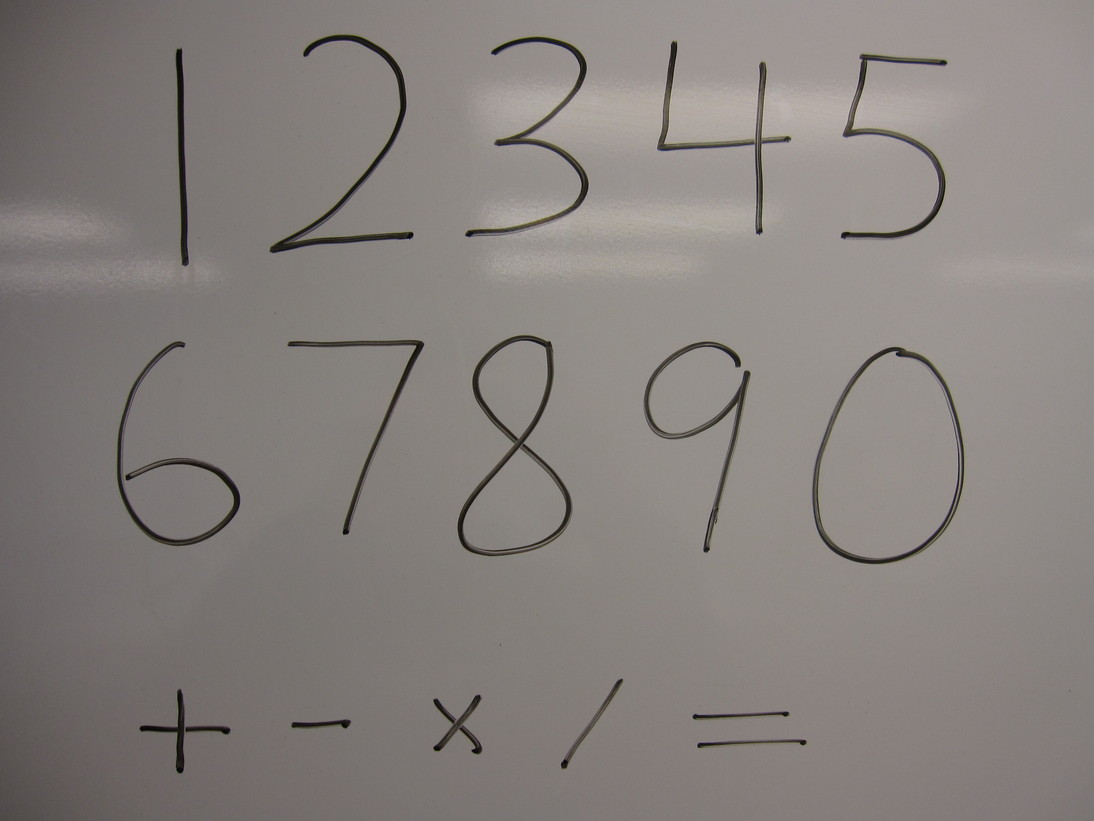
%> input picture src/image_segmentation/s_test1.JPG, 1094 x 821 px
$ octave --eval "result = findSymbols('s_test1.JPG');"   (GNU Octave 9; MATLAB toolbox functions it lacks are replaced by stand-ins)
%> lines starting %> are read from the running program, lines starting %| are printed output that depends on the picture; in (x1, y1, x2, y2) boxes, pixels count from 0 and x2, y2 are one past the last pixel; in counts of white or black regions, pixels touching at a corner belong together; the program's own positions count from 1
### src/image_segmentation/toBinary.m
function [BW] = toBinary(img, V)
    % Convert an image to a binary black and white image
    if nargin < 2
        V = 0;
    end

    % Convert to gray scale and apply contrast equalization
    grayimg = adapthisteq(rgb2gray(img));
    [r, c] = size(grayimg);

    % Use matlabs conversion to BW
    BW = ~im2bw(img, graythresh(img));
    show(BW, 'Intellegent Binary Thresholding', V);

    % Use kmeans algorithm to extract 2 colors
    K = BGvsEQ(grayimg, 2);
    show(K, 'Kmeans Conversion to Binary', V);

    % Find the edges of the image
    E = edge(grayimg, 'sobel');
    thresh = ceil(max(r, c) * .02); % Threshold to throw out an edge because it is too small
    E = bwareaopen(E, thresh); % Remove small edges
    show(E, 'Edges', V);

    % Calculate average width of symbol
    D = bwdist(E); % Get distance to edges
    show(uint8(D), 'Distance to Edges', V);
    M = imregionalmax(D) .* D; % Get peaks of local maximimums
    show(M, 'Local Maximimum of Distances to Edges', V);
    M(M==0) = NaN;
    W = nanmedian(nanmedian(M)) * 2; % Width of average symbol
    D = D < W; % Fill in the symbols that are within the width
    D = imerode(D, ones(W)); % Erode the extra
    show(D, 'Binary Image Found using Edges', V);

    % Combine (K & D & BW) inorder to flter out noise
    BW = K & D & BW;

    % Filter out symbols based on average size
    A = regionprops(bwlabel(BW), 'Area'); % Get areas of all regions
    thresh = ceil(mean(mean([A.Area])) * .2); % Threshhold to remove 1/10 of mean
    BW = bwareaopen(BW, thresh);
    show(BW, 'Final Binary Image', V);
end

function [out] = BGvsEQ(grayimg, K)
    % Extract the EQuation from the BackGround
    % Find "K" clusters in "grayimg" and return "out" as
    % resulting segmentation with regions labeled 0-(K-1)
    % starting with lighter to darker regions
    % Note: none deterministic, may not find all "K"
    grayimg = double(grayimg);
    [r, c, d] = size(grayimg);
    grayimg = reshape(grayimg, r*c, d); % Resize for use by kmeans
    idx = kmeans(grayimg, K, ...  % Compute K means
        'distance', 'sqEuclidean', ...
        'start', 'uniform', ...
        'emptyaction', 'singleton');
    % Resize back to image format, -1 to start regions at 0
    out = reshape(idx, r, c) - 1;
    idxD = find(out == K - 2); % Current dark region
    idxL = find(out == K - 1); % Current light region
    if (grayimg(idxD(1)) < grayimg(idxL(1))) % If the dark is actually lighter
        out = ~out; % Flip the 0's and 1's
    end
end

function show(img, cap, V)
    if V
        figure('Name', cap);
        imshow(img, 'border', 'tight');
    end
end

### src/image_segmentation/findSymbols.m
function [symbols] = findSymbols(img, V)
%> called with img = 's_test1.JPG'
    % Extract the symbols from an image
    if ischar(img)
       img = imread(img);
%> img is the input picture: size 821x1094x3 uint8; mean R, G, B 133.9, 128.2, 124.8
    end
    if nargin < 2
        V = 0;
    end

    % Convert to binary image
    if islogical(img);
        BW = img;
    else
        BW = toBinary(img, V);
%> in toBinary, `BW = ~im2bw(img, graythresh(img));`:
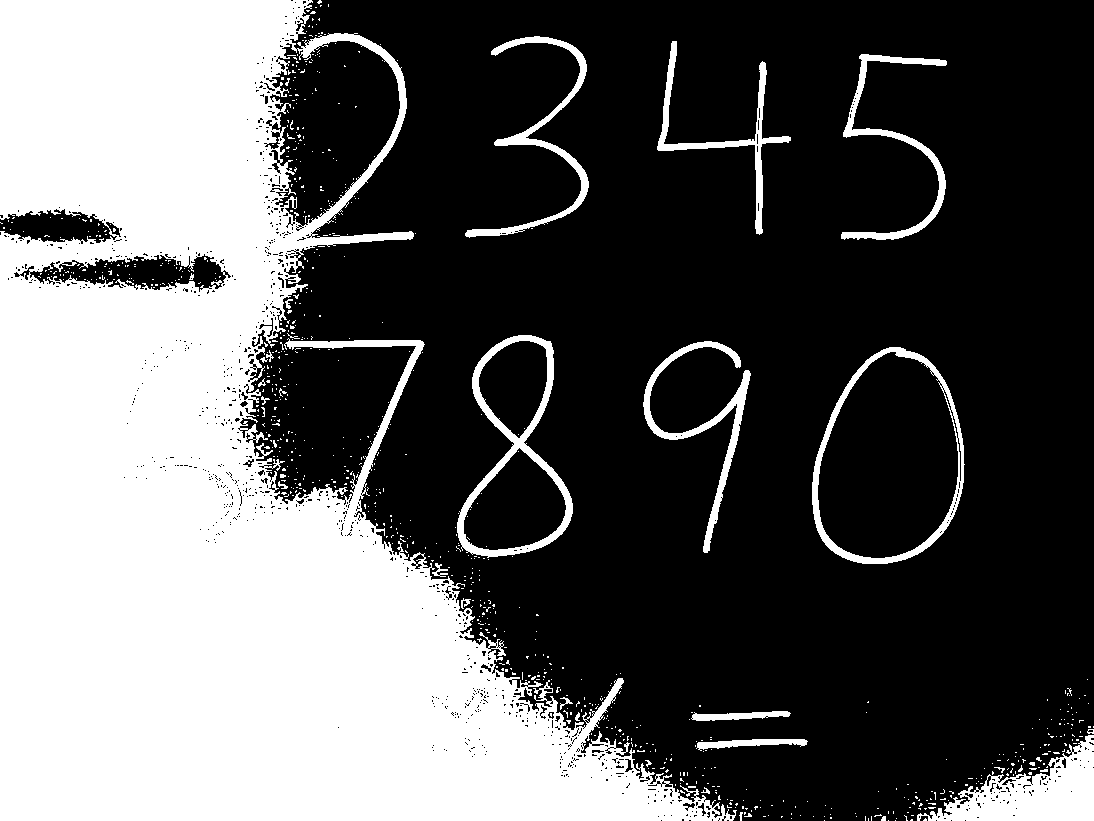
%> BW: size 821x1094 logical; 37.1% white; 838 white regions (807 under 20 px), largest, box (x1, y1, x2, y2) and area: (0, 0, 737, 821) 302889, (917, 735, 1094, 821) 6929, (457, 335, 573, 558) 4236
%> in BGvsEQ, `out = reshape(idx, r, c) - 1;`:
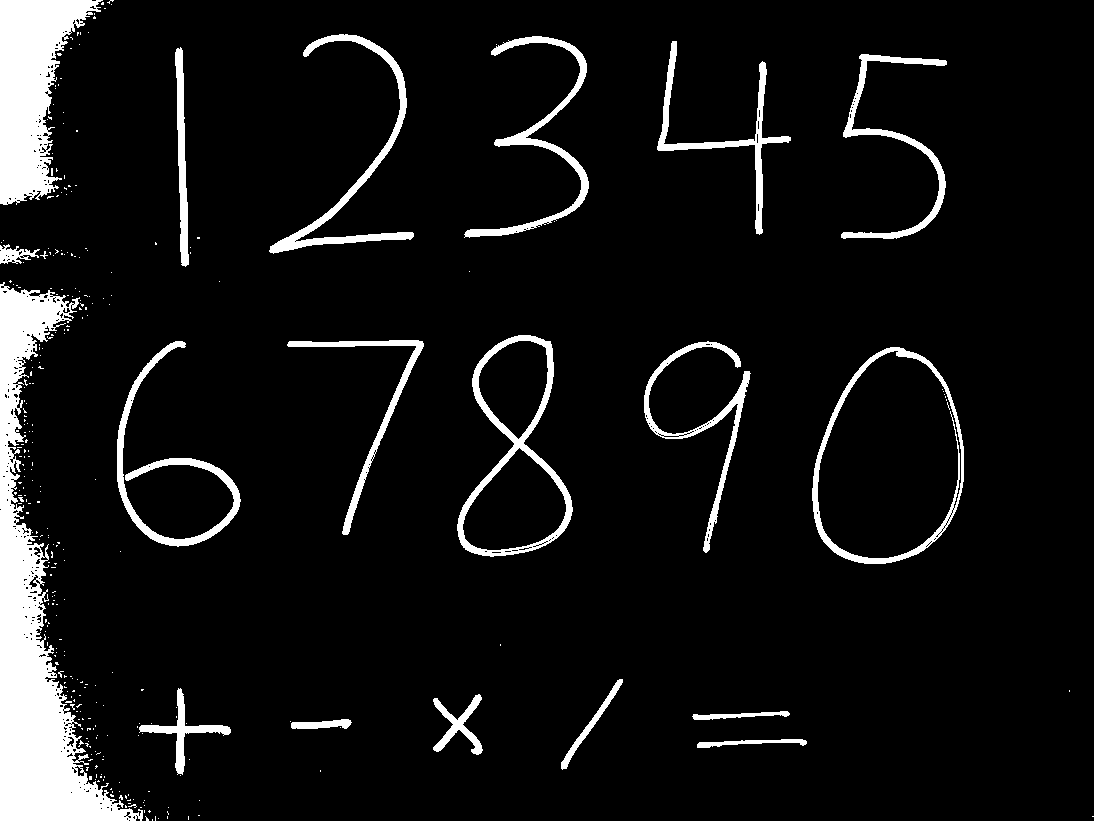
%> out: size 821x1094 double; values 0 (black) and 1 (white), 7.8% white; 312 white regions (292 under 20 px), largest, box (x1, y1, x2, y2) and area: (0, 282, 143, 821) 24835, (0, 0, 103, 205) 11450, (457, 335, 573, 557) 3843
%> in BGvsEQ, `idxD = find(out == K - 2);`: idxD = 828536 values from 205 to 898174
%> in BGvsEQ, `idxL = find(out == K - 1);`: idxL = 69638 values from 1 to 898170
%> in toBinary, `D = bwdist(E);`:
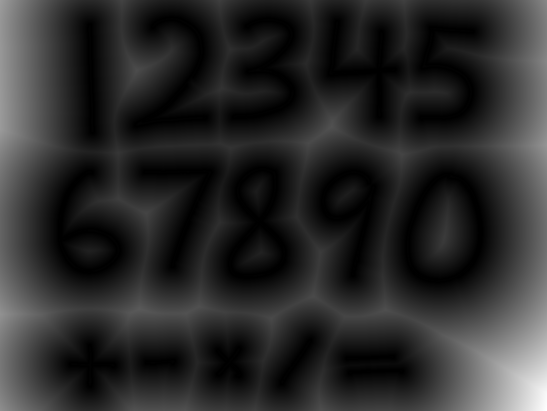
%> D: size 821x1094 single (shown at 1/2 size); min 0, max 297.4, mean 50.1; drawn with min black and max white
%> in toBinary, `W = nanmedian(nanmedian(M)) * 2;`: W = 5.66
%> in toBinary, `D = D < W;`:
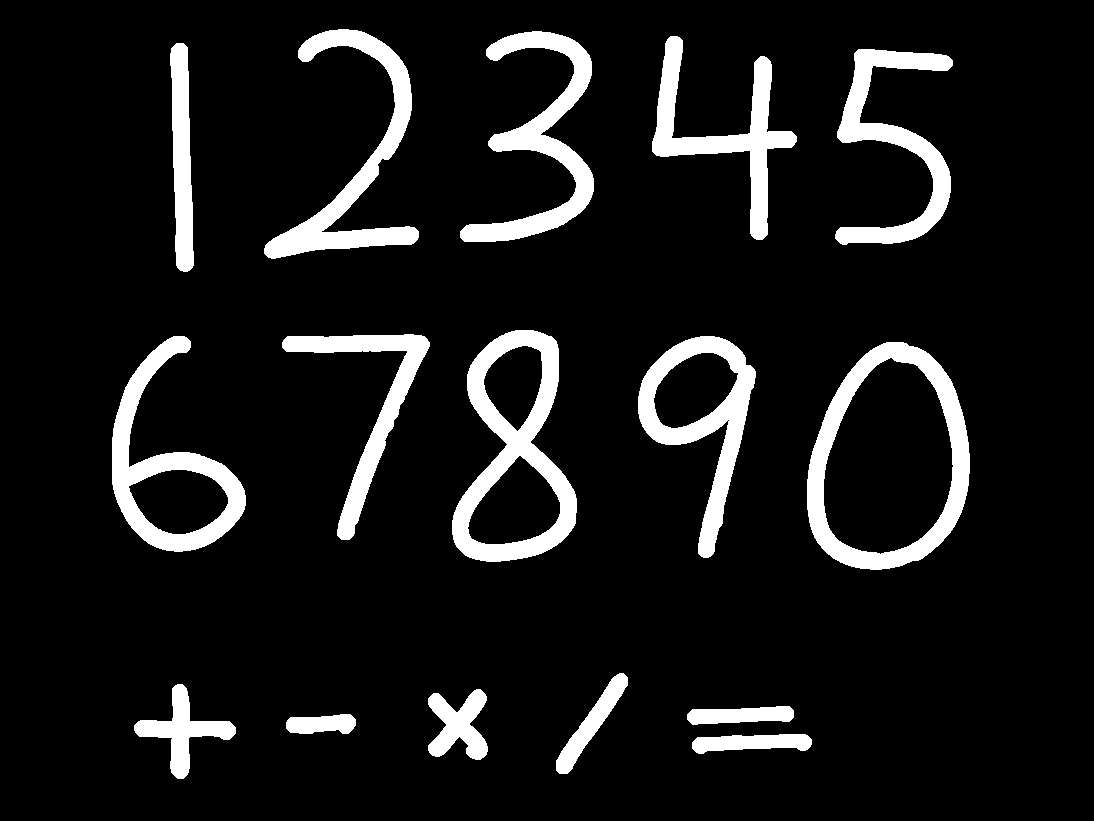
%> D: size 821x1094 logical; 9.8% white; 16 white regions, largest, box (x1, y1, x2, y2) and area: (452, 330, 577, 562) 10353, (807, 342, 970, 570) 9897, (264, 29, 419, 259) 8295
%> the run ends on the next line
    end

    % Extract symbols
    [BB, N] = findBoundingBoxes(BW);
    symbols = cell(N, 1); % Used to store image symbols
    for i=1:N
        symbols{i} = processSymbol(imcrop(BW, BB(i,:))); % Crop and save images
        show(symbols{i}, ['Symbol: ' int2str(i)], V);
%         imtool(symbols{i});
%         imwrite(symbols{i}, ['results/', 'new_' int2str(i), '.png']);
    end
end

% [71 lines left out: functions findBoundingBoxes, processSymbol, show, not called in this run]

$ run again, on src/image_segmentation/s_test10.JPG
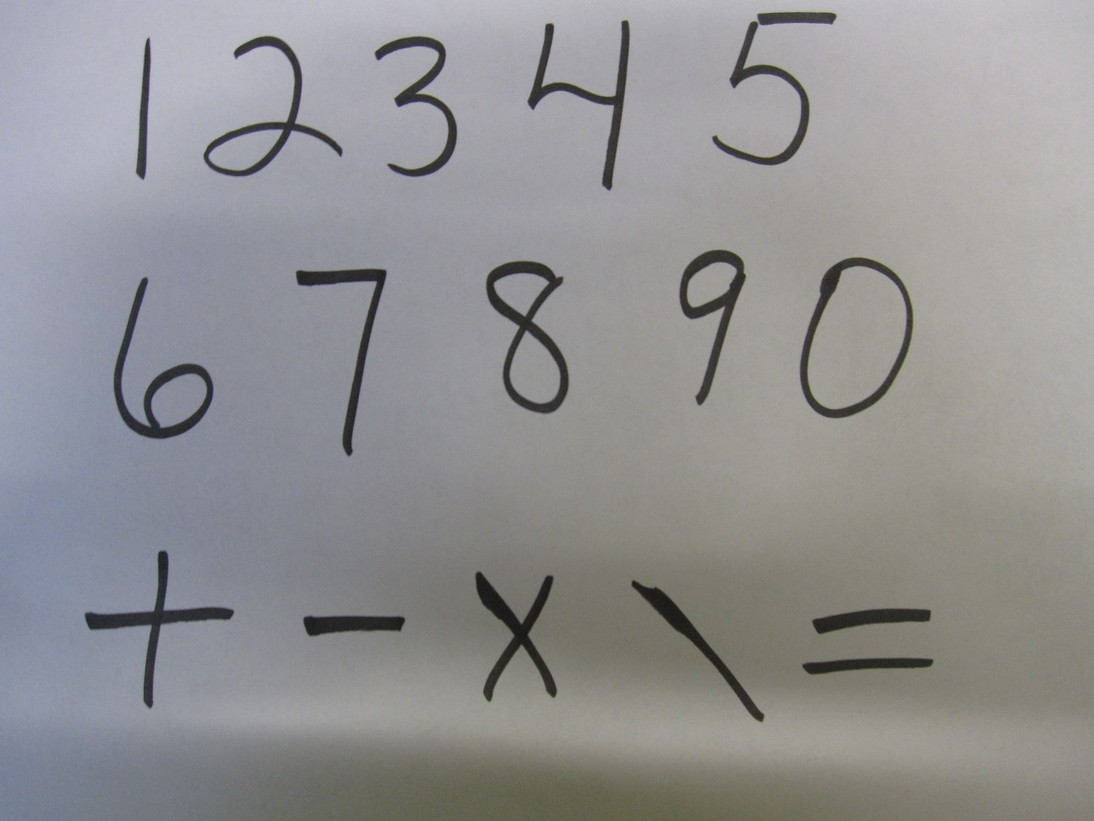
%> input picture src/image_segmentation/s_test10.JPG, 1094 x 821 px
%> in findSymbols, img is the input picture: size 821x1094x3 uint8; mean R, G, B 145, 144.6, 146
%> out: size 821x1094 double; values 0 (black) and 1 (white), 16.5% white; 525 white regions (506 under 20 px), largest, box (x1, y1, x2, y2) and area: (0, 741, 1094, 821) 59652, (302, 561, 939, 722) 52172, (486, 261, 569, 414) 4124
%> idxD = 749605 values from 1 to 898154
%> idxL = 148569 values from 752 to 898174
%> W = 10
%> A = 36 regions; largest, Area: 4670, 4124, 3742, 3727, 3670
%> in toBinary, `thresh = ceil(mean(mean([A.Area])) * .2);`: thresh = 277
%> in findBoundingBoxes, `[L, N] = bwlabel(bw);`: N = 17
%> in findBoundingBoxes, `S = regionprops(L);`: S = 17 regions; largest, box (x1, y1, x2, y2), Area and Centroid: (471, 568, 558, 702) 4670 [517.2 628.2], (486, 261, 569, 414) 4124 [529.6 330.8], (113, 277, 214, 440) 3742 [156.4 385.9], (84, 550, 235, 709) 3727 [156.2 622.5], (800, 257, 913, 419) 3670 [853 337.3]
%> in findBoundingBoxes, `C = [S.Centroid];`: C = 34 values, max 865.4 at index 33, min 18.44 at index 28, mean 443.8
%> in findBoundingBoxes, `C = reshape([C(:,2:2:end) C(:,1:2:end)], N, 2);`: C = 17 rows, first 12: [622.5 156.2; 385.9 156.4; 115 144.7; 116.5 271.2; 331.4 351.9; 624.2 356.4; 100.6 424.2; 628.2 517.2; 330.8 529.6; 94.62 589.7; 637.6 692.5; 307.2 713.4]
%> in findBoundingBoxes, `[r, c] = find(D < thresh & D ~= 0);`: r = 15; c = 17
%> nc = 1
%> the loop in findBoundingBoxes, `for i=1:nc` made 1 pass
%> after the loop in findBoundingBoxes, `for i=1:nc`:
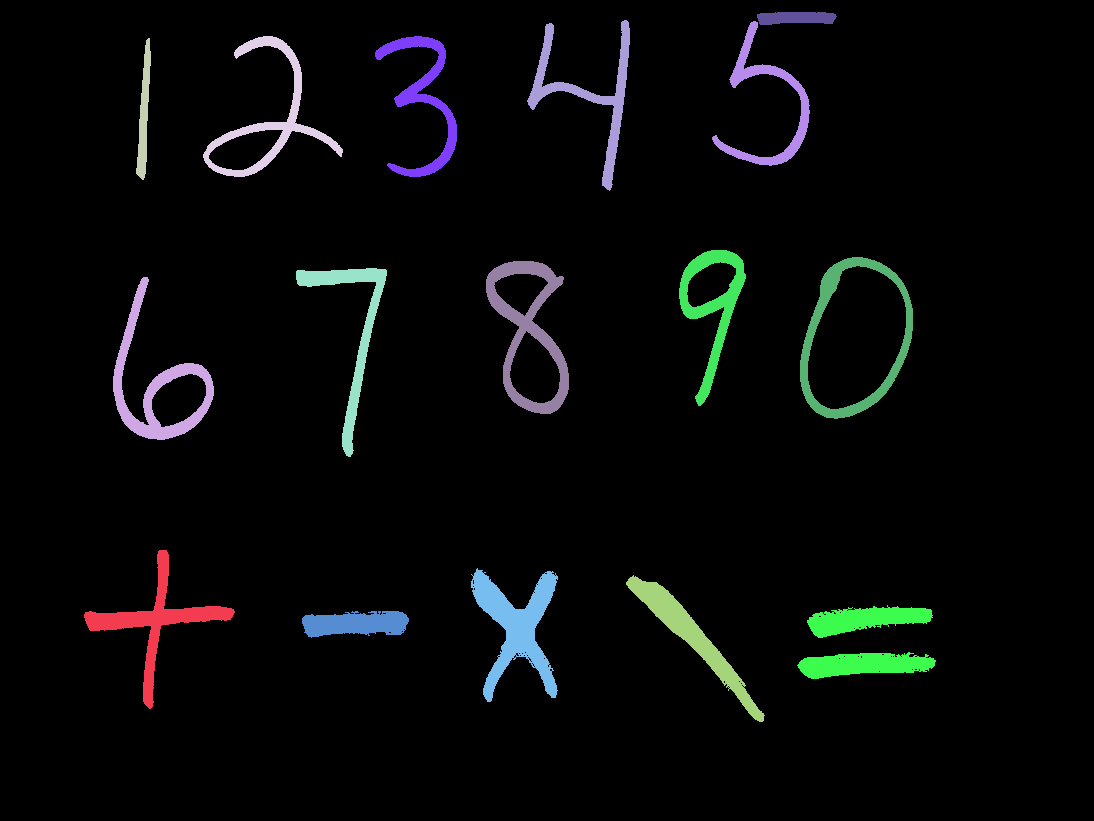
%> L: size 821x1094 double; 17 distinct labels, from 0 to 17; one colour per label, 0 black
%> in findBoundingBoxes, `S = regionprops(L);`: S = 17 regions; largest, box (x1, y1, x2, y2), Area and Centroid: (797, 605, 936, 679) 4888 [864.7 643.3], (471, 568, 558, 702) 4670 [517.2 628.2], (486, 261, 569, 414) 4124 [529.6 330.8], (113, 277, 214, 440) 3742 [156.4 385.9], (84, 550, 235, 709) 3727 [156.2 622.5]
%> in findBoundingBoxes, `BB = reshape([BB(:,1:4:end) BB(:,2:4:end) BB(:,3:4:end) BB(:,4:4:end)]..`: BB = 17 rows, first 8: [84.5 550.5 151 159; 113.5 277.5 101 163; 136.5 38.5 15 142; 203.5 36.5 140 141; 296.5 268.5 91 189; 302.5 611.5 107 27; 375.5 36.5 82 141; 471.5 568.5 87 134]
%> area = 17 values, max 4888 at index 17, min 0 at index 15, mean 2925.8
%> idx = [1 2 3 4 5 6 7 8 9 10 11 12 13 14 16 17]
%> in findBoundingBoxes, `BB = BB(idx, :);`: BB = 16 rows, first 8: [84.5 550.5 151 159; 113.5 277.5 101 163; 136.5 38.5 15 142; 203.5 36.5 140 141; 296.5 268.5 91 189; 302.5 611.5 107 27; 375.5 36.5 82 141; 471.5 568.5 87 134]
%> in findBoundingBoxes, `N = N - nc;`: N = 16
%> symbols = 16 items
%> the loop in findSymbols, `for i=1:N` made 16 passes
%> pass 1, in processSymbol, `image = img;`:
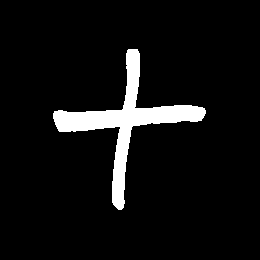
%> image: size 260x260 double; values 0 (black) and 1 (white), 6.5% white; 1 white region, box (x1, y1, x2, y2) and area: (53, 49, 206, 210) 4415
